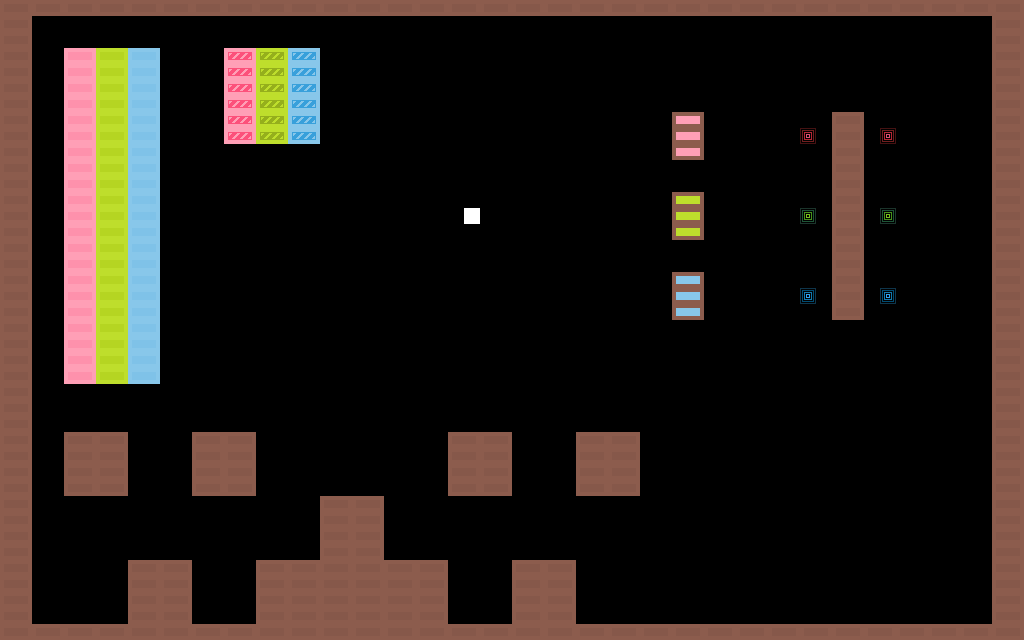

The image is a tile-based game level rendered from a .tmx file. Its description and source (layers, tilesets, objects; grid data summarised) follow:
An orthogonal 64x40 tile map with 16x16 px tiles, 1 tile layer (Tiles), 2 tilesets.

<map version="1.0" orientation="orthogonal" width="64" height="40" tilewidth="16" tileheight="16">
 <tileset firstgid="1" name="tiles_32x16" tilewidth="32" tileheight="16">
  <image source="../tiles_32x16.png" width="128" height="96" />
  <tile id="0">
   <properties>
    <property name="name" value="wallDefault" />
    <property name="solid" value="true" />
   </properties>
  </tile>
  <tile id="4">
   <properties>
    <property name="color" value="red" />
    <property name="effect" value="color" />
    <property name="name" value="wallRed" />
    <property name="solid" value="true" />
   </properties>
  </tile>
  <tile id="5">
   <properties>
    <property name="color" value="red" />
    <property name="destroy" value="true" />
    <property name="name" value="brickRed" />
    <property name="solid" value="true" />
   </properties>
  </tile>
  <tile id="6">
   <properties>
    <property name="color" value="red" />
    <property name="effect" value="die" />
    <property name="name" value="brickDangerRed" />
    <property name="solid" value="true" />
   </properties>
  </tile>
  <tile id="8">
   <properties>
    <property name="color" value="green" />
    <property name="effect" value="color" />
    <property name="name" value="wallGreen" />
    <property name="solid" value="true" />
   </properties>
  </tile>
  <tile id="9">
   <properties>
    <property name="color" value="green" />
    <property name="destroy" value="true" />
    <property name="name" value="brickGreen" />
    <property name="solid" value="true" />
   </properties>
  </tile>
  <tile id="10">
   <properties>
    <property name="color" value="green" />
    <property name="effect" value="die" />
    <property name="name" value="brickDangerGreen" />
    <property name="solid" value="true" />
   </properties>
  </tile>
  <tile id="12">
   <properties>
    <property name="color" value="blue" />
    <property name="effect" value="color" />
    <property name="name" value="wallBlue" />
    <property name="solid" value="true" />
   </properties>
  </tile>
  <tile id="13">
   <properties>
    <property name="color" value="blue" />
    <property name="destroy" value="true" />
    <property name="name" value="brickBlue" />
    <property name="solid" value="true" />
   </properties>
  </tile>
  <tile id="14">
   <properties>
    <property name="color" value="blue" />
    <property name="effect" value="die" />
    <property name="name" value="brickDangerBlue" />
    <property name="solid" value="true" />
   </properties>
  </tile>
 </tileset>
 <tileset firstgid="25" name="tiles_16x16" tilewidth="16" tileheight="16">
  <image source="../tiles_16x16.png" width="128" height="96" />
  <tile id="0">
   <properties>
    <property name="color" value="none" />
    <property name="name" value="ballWhite" />
    <property name="solid" value="true" />
   </properties>
  </tile>
  <tile id="1">
   <properties>
    <property name="color" value="red" />
    <property name="name" value="ballRed" />
    <property name="solid" value="true" />
   </properties>
  </tile>
  <tile id="2">
   <properties>
    <property name="color" value="green" />
    <property name="name" value="ballGreen" />
    <property name="solid" value="true" />
   </properties>
  </tile>
  <tile id="3">
   <properties>
    <property name="color" value="blue" />
    <property name="name" value="ballBlue" />
    <property name="solid" value="true" />
   </properties>
  </tile>
  <tile id="8">
   <properties>
    <property name="name" value="bg" />
   </properties>
  </tile>
  <tile id="9">
   <properties>
    <property name="color" value="red" />
    <property name="effect" value="teleport" />
    <property name="name" value="portalRed" />
   </properties>
  </tile>
  <tile id="10">
   <properties>
    <property name="color" value="green" />
    <property name="effect" value="teleport" />
    <property name="name" value="portalGreen" />
   </properties>
  </tile>
  <tile id="11">
   <properties>
    <property name="color" value="blue" />
    <property name="effect" value="teleport" />
    <property name="name" value="portalBlue" />
   </properties>
  </tile>
 </tileset>
 <layer name="Tiles" width="64" height="40">
  <data>[2560 cells, 330 non-empty, 14 distinct tile ids]</data>
 </layer>
</map>
